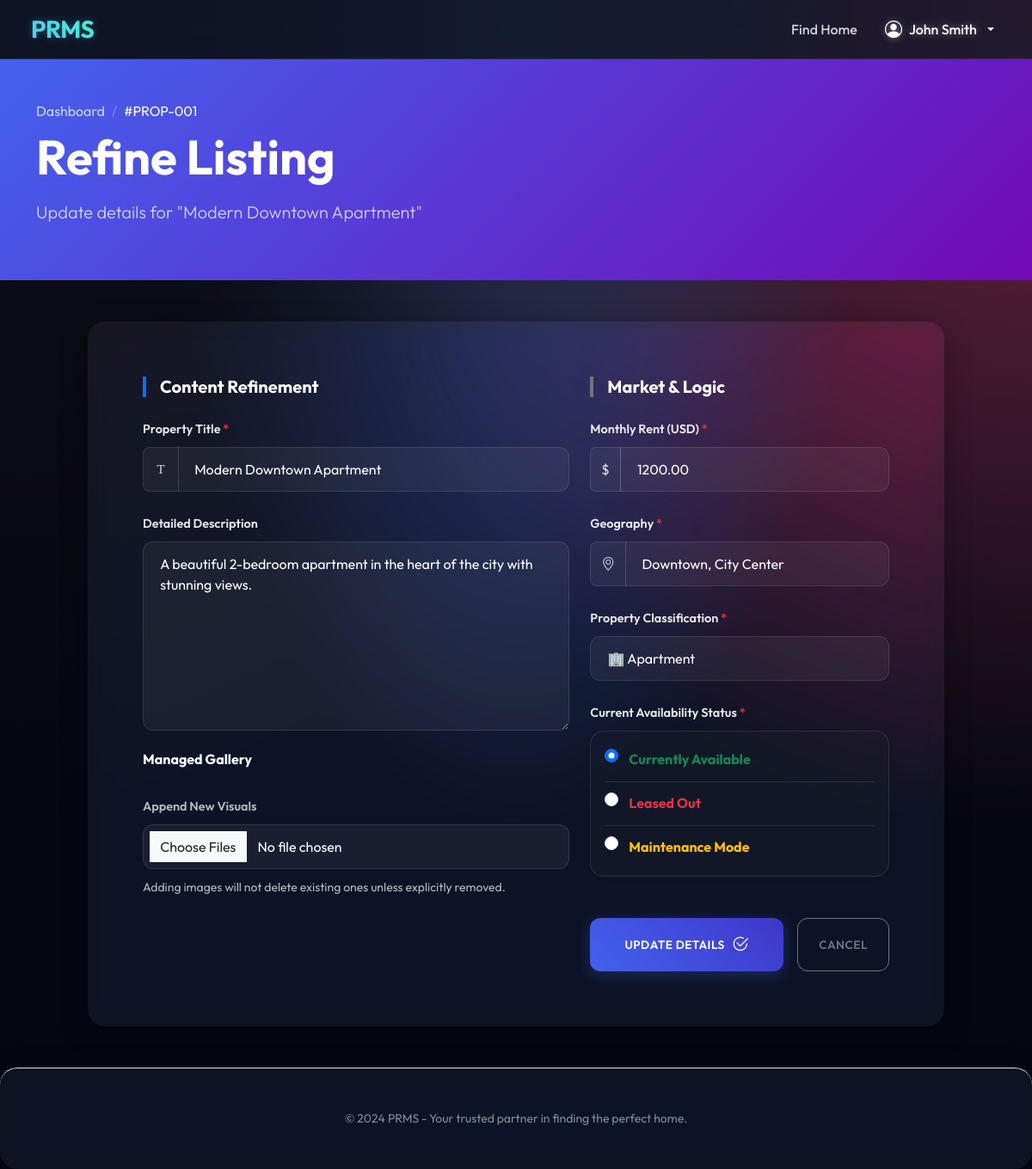
Screenshot of /app/views/edit_property.php?id=1 (signed in) with the database file from the repository.
### tables this page shows
CREATE TABLE IF NOT EXISTS properties (
    id INT AUTO_INCREMENT PRIMARY KEY,
    owner_id INT NOT NULL,
    category_id INT NOT NULL,
    title VARCHAR(255) NOT NULL,
    description TEXT,
    price DECIMAL(10, 2) UNSIGNED NOT NULL DEFAULT 0.00,
    location VARCHAR(255) NOT NULL,
    address TEXT,
    bedrooms INT UNSIGNED DEFAULT 0,
    bathrooms INT UNSIGNED DEFAULT 0,
    type ENUM('Apartment', 'House', 'Condo', 'Studio', 'Villa', 'Townhouse') DEFAULT 'Apartment',
    status ENUM('Available', 'Rented', 'Maintenance') NOT NULL DEFAULT 'Available',
    created_at TIMESTAMP DEFAULT CURRENT_TIMESTAMP,
    updated_at TIMESTAMP DEFAULT CURRENT_TIMESTAMP ON UPDATE CURRENT_TIMESTAMP,
    CONSTRAINT fk_owner
        FOREIGN KEY (owner_id) 
        REFERENCES users(id) 
        ON DELETE CASCADE,
    CONSTRAINT fk_category
        FOREIGN KEY (category_id) 
        REFERENCES categories(id) 
        ON DELETE RESTRICT,
    INDEX (status),
    INDEX (category_id),
    INDEX (owner_id),
    INDEX (price)
);

### app/views/edit_property.php (the view, shortened to what this page needs)
<?php
$property_id = $_GET['id'] ?? 0;
$conn = get_db_connection();
$sql = "SELECT * FROM properties WHERE id = ?";
$stmt = mysqli_prepare($conn, $sql);
mysqli_stmt_bind_param($stmt, "i", $property_id);
mysqli_stmt_execute($stmt);
$result = mysqli_stmt_get_result($stmt);
$property = mysqli_fetch_assoc($result);
?>
<!DOCTYPE html>
<html lang="en">
<head>
    <link href="https://cdn.jsdelivr.net/npm/bootstrap@5.3.0/dist/css/bootstrap.min.css" rel="stylesheet">
    <link rel="stylesheet" href="../../public/assets/css/style.css">
    <link rel="stylesheet" href="https://cdn.jsdelivr.net/npm/bootstrap-icons@1.11.1/font/bootstrap-icons.css">
</head>
<body class="beautified-page">
    <nav class="navbar navbar-expand-lg navbar-dark glass-nav sticky-top">
        <div class="container-fluid mx-4">
            <a class="navbar-brand text-gradient fs-3 fw-bold" href="../../public/index.php">PRMS</a>
            <div class="collapse navbar-collapse" id="navbarNav">
                <ul class="navbar-nav ms-auto align-items-center">
                    <li class="nav-item">
                        <a class="nav-link" href="tenant_view.php">Find Home</a>
                    </li>
                    <li class="nav-item dropdown ms-lg-3">
                        <a class="nav-link dropdown-toggle d-flex align-items-center gap-2 active" href="#"
                            id="ownerDropdown" role="button" data-bs-toggle="dropdown">
                            <i class="bi bi-person-circle fs-5"></i>
                            <?php echo htmlspecialchars($_SESSION['user_name']); ?>
                        </a>
                    </li>
                </ul>
            </div>
        </div>
    </nav>
    <header class="page-header py-5 bg-gradient-primary text-white position-relative overflow-hidden mb-5">
        <div class="container position-relative z-1">
            <div class="row align-items-center">
                <div class="col-lg-12">
                    <nav aria-label="breadcrumb">
                        <ol class="breadcrumb mb-2">
                            <li class="breadcrumb-item"><a href="property_list.php"
                                    class="text-white opacity-75 text-decoration-none">Dashboard</a></li>
                            <li class="breadcrumb-item text-white active" aria-current="page">
                                #PROP-<?php echo str_pad($property['id'], 3, '0', STR_PAD_LEFT); ?></li>
                        </ol>
                    </nav>
                    <h1 class="display-4 fw-bold mb-3 animate-up">Refine Listing</h1>
                    <p class="lead opacity-75 animate-up" style="animation-delay: 0.1s;">Update details for
                        "<?php echo htmlspecialchars($property['title']); ?>"</p>
                </div>
            </div>
        </div>
    </header>
    <div class="row animate-up" style="animation-delay: 0.1s;">
        <div class="col-lg-10 mx-auto">
            <div class="card glass-panel border-0 p-4 p-md-5">
                <div class="card-body">
                    <form method="POST" action="../controllers/update_property.php" enctype="multipart/form-data">
                        <div class="row g-4">
                            <div class="col-md-7">
                                <h5 class="fw-bold border-start border-primary border-4 ps-3 mb-4">Content Refinement
                                </h5>
                                <div class="mb-4">
                                    <label for="title" class="form-label">Property Title <span
                                            class="text-danger">*</span></label>
                                    <div class="input-group">
                                        <span class="input-group-text bg-transparent border-end-0 rounded-start-3"><i
                                                class="bi bi-fonts"></i></span>
                                        <input type="text" class="form-control border-start-0" id="title" name="title"
                                            value="<?php echo htmlspecialchars($property['title']); ?>" required>
                                    </div>
                                </div>
                                <div class="mb-4">
                                    <label for="description" class="form-label">Detailed Description</label>
                                    <textarea class="form-control" id="description" name="description"
                                        rows="8"><?php echo htmlspecialchars($property['description']); ?></textarea>
                                </div>
                                <div class="mb-4">
                                    <h6 class="fw-bold mb-3">Managed Gallery</h6>
                                    <div class="row g-2 mb-3" id="property-gallery">
                                    </div>
                                    <label class="form-label small text-secondary">Append New Visuals</label>
                                    <input type="file" class="form-control mb-2" id="images" name="images[]" multiple
                                        accept="image/*">
                                    <small class="text-secondary op-75">Adding images will not delete existing ones
                                        unless explicitly removed.</small>
                                </div>
                            </div>
                            <div class="col-md-5">
                                <h5 class="fw-bold border-start border-secondary border-4 ps-3 mb-4">Market & Logic</h5>
                                <div class="mb-4">
                                    <label for="price" class="form-label">Monthly Rent (USD) <span
                                            class="text-danger">*</span></label>
                                    <div class="input-group">
                                        <span class="input-group-text">$</span>
                                        <input type="number" class="form-control h-auto" id="price" name="price"
                                            step="0.01" min="0"
                                            value="<?php echo htmlspecialchars($property['price']); ?>" required>
                                    </div>
                                </div>
                                <div class="mb-4">
                                    <label for="location" class="form-label">Geography <span
                                            class="text-danger">*</span></label>
                                    <div class="input-group">
                                        <span class="input-group-text bg-transparent border-end-0 rounded-start-3"><i
                                                class="bi bi-geo-alt"></i></span>
                                        <input type="text" class="form-control border-start-0" id="location"
                                            name="location"
                                            value="<?php echo htmlspecialchars($property['location']); ?>" required>
                                    </div>
                                </div>
                                <div class="mb-4">
                                    <label for="type" class="form-label">Property Classification <span
                                            class="text-danger">*</span></label>
                                    <select class="form-select h-auto" id="type" name="type" required>
                                        <option value="Apartment" <?php echo $property['type'] === 'Apartment' ? 'selected' : ''; ?>>🏢 Apartment</option>
                                    </select>
                                </div>
                                <div class="mb-4">
                                    <label class="form-label">Current Availability Status <span
                                            class="text-danger">*</span></label>
                                    <div
                                        class="d-flex flex-column gap-2 bg-dark bg-opacity-25 p-3 rounded-4 shadow-sm border border-white border-opacity-10">
                                        <div class="form-check custom-radio">
                                            <input class="form-check-input" type="radio" name="status"
                                                id="statusAvailable" value="Available" <?php echo $property['status'] === 'Available' ? 'checked' : ''; ?>>
                                            <label class="form-check-label text-success fw-bold p-1"
                                                for="statusAvailable">Currently Available</label>
                                        </div>
                                        <div
                                            class="form-check custom-radio border-top border-white border-opacity-10 pt-2">
                                            <input class="form-check-input" type="radio" name="status" id="statusRented"
                                                value="Rented" <?php echo $property['status'] === 'Rented' ? 'checked' : ''; ?>>
                                            <label class="form-check-label text-danger fw-bold p-1"
                                                for="statusRented">Leased Out</label>
                                        </div>
                                        <div
                                            class="form-check custom-radio border-top border-white border-opacity-10 pt-2">
                                            <input class="form-check-input" type="radio" name="status"
                                                id="statusMaintenance" value="Maintenance" <?php echo $property['status'] === 'Maintenance' ? 'checked' : ''; ?>>
                                            <label class="form-check-label text-warning fw-bold p-1"
                                                for="statusMaintenance">Maintenance Mode</label>
                                        </div>
                                    </div>
                                </div>
                                <div class="mt-5 d-flex gap-3">
                                    <button type="submit"
                                        class="btn btn-primary w-100 py-3 d-flex align-items-center justify-content-center gap-2">
                                        Update Details <i class="bi bi-check2-circle fs-5"></i>
                                    </button>
                                    <a href="property_list.php"
                                        class="btn btn-outline-secondary px-4 d-flex align-items-center">Cancel</a>
                                </div>
                            </div>
                        </div>
                    </form>
                </div>
            </div>
        </div>
    </div>
    <footer class="footer py-5 glass-panel border-0 border-top mt-5">
        <div class="container text-center">
            <p class="text-white-50 mb-0 small">© 2024 PRMS - Your trusted partner in finding the perfect home.</p>
        </div>
    </footer>
</body>
</html>

### public/assets/css/style.css (style rules this page uses)
:root { --primary: #4361ee; --primary-light: #4895ef; --primary-dark: #3f37c9; --secondary: #b5179e; --success: #4cc9f0; --info: #4895ef; --warning: #f72585; --danger: #ef233c; --dark: #2b2d42; --light: #f8f9fa; --white: #ffffff; --gray-100: #f8f9fa; --gray-200: #e9ecef; --gray-300: #dee2e6; --gray-400: #ced4da; --gray-500: #adb5bd; --gray-600: #6c757d; --gray-700: #495057; --gray-800: #343a40; --gray-900: #212529; --glass: rgba(255, 255, 255, 0.7); --glass-border: rgba(255, 255, 255, 0.3); --glass-shadow: 0 8px 32px 0 rgba(31, 38, 135, 0.1); --transition: all 0.3s cubic-bezier(0.4, 0, 0.2, 1); }
body { font-family: 'Outfit', sans-serif; background-color: #040712; color: var(--white); min-height: 100vh; }
.beautified-page, .landing-page, .tenant-portal { background-color: #040712; background-image: radial-gradient(at 0% 0%, hsla(253, 16%, 7%, 1) 0, transparent 50%), radial-gradient(at 50% 0%, hsla(225, 39%, 30%, 1) 0, transparent 50%), radial-gradient(at 100% 0%, hsla(339, 49%, 30%, 1) 0, transparent 50%); background-attachment: fixed; background-size: cover; color: var(--white) !important; }
.beautified-page .glass-panel, .landing-page .glass-panel, .tenant-portal .glass-panel { background: rgba(255, 255, 255, 0.05); backdrop-filter: blur(12px) saturate(180%); -webkit-backdrop-filter: blur(12px) saturate(180%); border: 1px solid rgba(255, 255, 255, 0.1); border-radius: 20px; box-shadow: 0 8px 32px 0 rgba(0, 0, 0, 0.3); }
.beautified-page .text-secondary, .landing-page .text-secondary, .tenant-portal .text-secondary, .landing-page .text-muted, .tenant-portal .text-muted { color: rgba(255, 255, 255, 0.7) !important; }
.beautified-page .glass-nav, .landing-page .glass-nav, .tenant-portal .glass-nav { background: rgba(15, 23, 42, 0.8) !important; backdrop-filter: blur(15px); -webkit-backdrop-filter: blur(15px); backdrop-filter: blur(15px); -webkit-backdrop-filter: blur(15px); border-bottom: 1px solid rgba(255, 255, 255, 0.1); }
.bg-gradient-primary { background: linear-gradient(135deg, #4361ee, #7209b7) !important; }
.beautified-page .navbar-brand, .landing-page .navbar-brand, .tenant-portal .navbar-brand { font-weight: 700 !important; letter-spacing: -0.5px; background: linear-gradient(45deg, #4cc9f0, #4df0ce) !important; -webkit-background-clip: text !important; background-clip: text !important; -webkit-text-fill-color: transparent !important; filter: drop-shadow(0 0 5px rgba(76, 201, 240, 0.3)) !important; }
.beautified-page .nav-link, .landing-page .nav-link, .tenant-portal .nav-link { color: rgba(255, 255, 255, 0.8) !important; font-weight: 500; }
.beautified-page .nav-link.active, .landing-page .nav-link.active, .tenant-portal .nav-link.active, .beautified-page .nav-link:hover, .landing-page .nav-link:hover, .tenant-portal .nav-link:hover { color: white !important; text-shadow: 0 0 10px rgba(255, 255, 255, 0.4); }
.beautified-page .card { border: 1px solid rgba(255, 255, 255, 0.1); border-radius: 20px; transition: var(--transition); overflow: hidden; background: rgba(255, 255, 255, 0.05); color: white; }
.beautified-page .btn { border-radius: 12px; padding: 0.7rem 1.5rem; font-weight: 600; transition: var(--transition); text-transform: uppercase; letter-spacing: 0.5px; font-size: 0.85rem; }
.beautified-page .btn-primary { background: linear-gradient(45deg, var(--primary), var(--primary-dark)); border: none; box-shadow: 0 4px 15px rgba(67, 97, 238, 0.3); }
.beautified-page .form-control, .beautified-page .form-select { border-radius: 12px; padding: 0.8rem 1.2rem; border: 1px solid rgba(255, 255, 255, 0.1); transition: var(--transition); background: rgba(255, 255, 255, 0.05); color: white; }
.beautified-page .form-label { font-weight: 600; margin-bottom: 0.6rem; color: rgba(255, 255, 255, 0.9); font-size: 0.9rem; }
.beautified-page .text-gradient, .landing-page .text-gradient, .tenant-portal .text-gradient { background: linear-gradient(45deg, #4cc9f0, #4df0ce) !important; -webkit-background-clip: text !important; background-clip: text !important; -webkit-text-fill-color: transparent !important; }
.beautified-page .input-group-text { background: rgba(255, 255, 255, 0.05) !important; border: 1px solid rgba(255, 255, 255, 0.1) !important; color: rgba(255, 255, 255, 0.8) !important; }

### app/views/edit_property.php (style rules this page uses)
.breadcrumb-item+.breadcrumb-item::before { color: rgba(255, 255, 255, 0.3); }

### rows the page displays
properties: id "001", title "Modern Downtown Apartment", description "A beautiful 2-bedroom apartment in the heart of the city with stunning views.", price "1200.00", location "Downtown, City Center", type "🏢 Apartment", status "☑ Currently Available", status "☐ Leased Out", status "☐ Maintenance Mode"

### other values shown
$_SESSION['user_name'] "John Smith"
